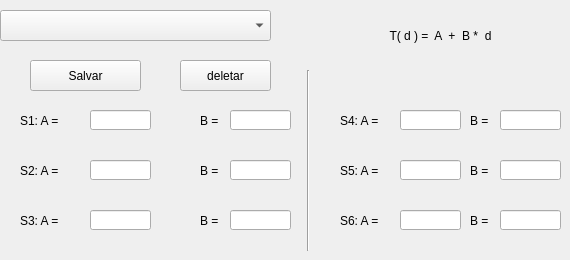
      <widget class="QWidget" name="tab_16">
       <attribute name="title">
        <string>Calibracao</string>
       </attribute>
       <widget class="QLineEdit" name="lineEdit_S03B">
        <property name="geometry">
         <rect>
          <x>230</x>
          <y>210</y>
          <width>61</width>
          <height>20</height>
         </rect>
        </property>
        <property name="font">
         <font>
          <pointsize>7</pointsize>
         </font>
        </property>
        <property name="text">
         <string/>
        </property>
       </widget>
       <widget class="QLineEdit" name="lineEdit_S01A">
        <property name="geometry">
         <rect>
          <x>90</x>
          <y>110</y>
          <width>61</width>
          <height>20</height>
         </rect>
        </property>
        <property name="font">
         <font>
          <pointsize>7</pointsize>
         </font>
        </property>
        <property name="text">
         <string/>
        </property>
       </widget>
       <widget class="QLineEdit" name="lineEdit_S03A">
        <property name="geometry">
         <rect>
          <x>90</x>
          <y>210</y>
          <width>61</width>
          <height>20</height>
         </rect>
        </property>
        <property name="font">
         <font>
          <pointsize>7</pointsize>
         </font>
        </property>
        <property name="text">
         <string/>
        </property>
       </widget>
       <widget class="QLabel" name="label_26">
        <property name="geometry">
         <rect>
          <x>200</x>
          <y>210</y>
          <width>21</width>
          <height>21</height>
         </rect>
        </property>
        <property name="text">
         <string>B =</string>
        </property>
       </widget>
       <widget class="QLabel" name="label_24">
        <property name="geometry">
         <rect>
          <x>200</x>
          <y>160</y>
          <width>21</width>
          <height>21</height>
         </rect>
        </property>
        <property name="text">
         <string>B =</string>
        </property>
       </widget>
       <widget class="QLabel" name="label_21">
        <property name="geometry">
         <rect>
          <x>20</x>
          <y>110</y>
          <width>51</width>
          <height>21</height>
         </rect>
        </property>
        <property name="text">
         <string>S1: A =</string>
        </property>
       </widget>
       <widget class="QLabel" name="label_22">
        <property name="geometry">
         <rect>
          <x>200</x>
          <y>110</y>
          <width>21</width>
          <height>21</height>
         </rect>
        </property>
        <property name="text">
         <string>B =</string>
        </property>
       </widget>
       <widget class="QLineEdit" name="lineEdit_S02A">
        <property name="geometry">
         <rect>
          <x>90</x>
          <y>160</y>
          <width>61</width>
          <height>20</height>
         </rect>
        </property>
        <property name="font">
         <font>
          <pointsize>7</pointsize>
         </font>
        </property>
        <property name="text">
         <string/>
        </property>
       </widget>
       <widget class="QLineEdit" name="lineEdit_S01B">
        <property name="geometry">
         <rect>
          <x>230</x>
          <y>110</y>
          <width>61</width>
          <height>20</height>
         </rect>
        </property>
        <property name="font">
         <font>
          <pointsize>7</pointsize>
         </font>
        </property>
        <property name="text">
         <string/>
        </property>
       </widget>
       <widget class="QLabel" name="label_23">
        <property name="geometry">
         <rect>
          <x>20</x>
          <y>160</y>
          <width>51</width>
          <height>21</height>
         </rect>
        </property>
        <property name="text">
         <string>S2: A =</string>
        </property>
       </widget>
       <widget class="QLabel" name="label_25">
        <property name="geometry">
         <rect>
          <x>20</x>
          <y>210</y>
          <width>51</width>
          <height>21</height>
         </rect>
        </property>
        <property name="text">
         <string>S3: A =</string>
        </property>
       </widget>
       <widget class="QLineEdit" name="lineEdit_S02B">
        <property name="geometry">
         <rect>
          <x>230</x>
          <y>160</y>
          <width>61</width>
          <height>20</height>
         </rect>
        </property>
        <property name="font">
         <font>
          <pointsize>7</pointsize>
         </font>
        </property>
        <property name="text">
         <string/>
        </property>
       </widget>
       <widget class="Line" name="line_4">
        <property name="geometry">
         <rect>
          <x>300</x>
          <y>70</y>
          <width>16</width>
          <height>181</height>
         </rect>
        </property>
        <property name="orientation">
         <enum>Qt::Vertical</enum>
        </property>
       </widget>
       <widget class="QLineEdit" name="lineEdit_S06B">
        <property name="geometry">
         <rect>
          <x>500</x>
          <y>210</y>
          <width>61</width>
          <height>20</height>
         </rect>
        </property>
        <property name="font">
         <font>
          <pointsize>7</pointsize>
         </font>
        </property>
        <property name="text">
         <string/>
        </property>
       </widget>
       <widget class="QLineEdit" name="lineEdit_S06A">
        <property name="geometry">
         <rect>
          <x>400</x>
          <y>210</y>
          <width>61</width>
          <height>20</height>
         </rect>
        </property>
        <property name="font">
         <font>
          <pointsize>7</pointsize>
         </font>
        </property>
        <property name="text">
         <string/>
        </property>
       </widget>
       <widget class="QLineEdit" name="lineEdit_S04B">
        <property name="geometry">
         <rect>
          <x>500</x>
          <y>110</y>
          <width>61</width>
          <height>20</height>
         </rect>
        </property>
        <property name="font">
         <font>
          <pointsize>7</pointsize>
         </font>
        </property>
        <property name="text">
         <string/>
        </property>
       </widget>
       <widget class="QLineEdit" name="lineEdit_S05A">
        <property name="geometry">
         <rect>
          <x>400</x>
          <y>160</y>
          <width>61</width>
          <height>20</height>
         </rect>
        </property>
        <property name="font">
         <font>
          <pointsize>7</pointsize>
         </font>
        </property>
        <property name="text">
         <string/>
        </property>
       </widget>
       <widget class="QLabel" name="label_29">
        <property name="geometry">
         <rect>
          <x>340</x>
          <y>160</y>
          <width>51</width>
          <height>21</height>
         </rect>
        </property>
        <property name="text">
         <string>S5: A =</string>
        </property>
       </widget>
       <widget class="QLabel" name="label_31">
        <property name="geometry">
         <rect>
          <x>340</x>
          <y>210</y>
          <width>51</width>
          <height>21</height>
         </rect>
        </property>
        <property name="text">
         <string>S6: A =</string>
        </property>
       </widget>
       <widget class="QLineEdit" name="lineEdit_S04A">
        <property name="geometry">
         <rect>
          <x>400</x>
          <y>110</y>
          <width>61</width>
          <height>20</height>
         </rect>
        </property>
        <property name="font">
         <font>
          <pointsize>7</pointsize>
         </font>
        </property>
        <property name="text">
         <string/>
        </property>
       </widget>
       <widget class="QLabel" name="label_27">
        <property name="geometry">
         <rect>
          <x>340</x>
          <y>110</y>
          <width>51</width>
          <height>21</height>
         </rect>
        </property>
        <property name="text">
         <string>S4: A =</string>
        </property>
       </widget>
       <widget class="QLabel" name="label_28">
        <property name="geometry">
         <rect>
          <x>470</x>
          <y>110</y>
          <width>21</width>
          <height>21</height>
         </rect>
        </property>
        <property name="text">
         <string>B =</string>
        </property>
       </widget>
       <widget class="QLabel" name="label_30">
        <property name="geometry">
         <rect>
          <x>470</x>
          <y>160</y>
          <width>21</width>
          <height>21</height>
         </rect>
        </property>
        <property name="text">
         <string>B =</string>
        </property>
       </widget>
       <widget class="QLabel" name="label_32">
        <property name="geometry">
         <rect>
          <x>470</x>
          <y>210</y>
          <width>21</width>
          <height>21</height>
         </rect>
        </property>
        <property name="text">
         <string>B =</string>
        </property>
       </widget>
       <widget class="QLineEdit" name="lineEdit_S05B">
        <property name="geometry">
         <rect>
          <x>500</x>
          <y>160</y>
          <width>61</width>
          <height>20</height>
         </rect>
        </property>
        <property name="font">
         <font>
          <pointsize>7</pointsize>
         </font>
        </property>
        <property name="text">
         <string/>
        </property>
       </widget>
       <widget class="QPushButton" name="pushButton_deletarFit">
        <property name="geometry">
         <rect>
          <x>180</x>
          <y>60</y>
          <width>91</width>
          <height>31</height>
         </rect>
        </property>
        <property name="text">
         <string>deletar</string>
        </property>
       </widget>
       <widget class="QPushButton" name="pushButton_salvarFit">
        <property name="geometry">
         <rect>
          <x>30</x>
          <y>60</y>
          <width>111</width>
          <height>31</height>
         </rect>
        </property>
        <property name="text">
         <string>Salvar</string>
        </property>
       </widget>
       <widget class="QComboBox" name="comboBox_fitLinear">
        <property name="geometry">
         <rect>
          <x>0</x>
          <y>10</y>
          <width>271</width>
          <height>31</height>
         </rect>
        </property>
       </widget>
       <widget class="QLabel" name="label_17">
        <property name="geometry">
         <rect>
          <x>340</x>
          <y>20</y>
          <width>201</width>
          <height>31</height>
         </rect>
        </property>
        <property name="text">
         <string>T( d ) =  A  +  B *  d</string>
        </property>
        <property name="alignment">
         <set>Qt::AlignCenter</set>
        </property>
       </widget>
       <zorder>lineEdit_S01A</zorder>
       <zorder>lineEdit_S03B</zorder>
       <zorder>lineEdit_S01A</zorder>
       <zorder>lineEdit_S03A</zorder>
       <zorder>label_26</zorder>
       <zorder>label_24</zorder>
       <zorder>label_21</zorder>
       <zorder>label_22</zorder>
       <zorder>lineEdit_S02A</zorder>
       <zorder>lineEdit_S01B</zorder>
       <zorder>label_23</zorder>
       <zorder>label_25</zorder>
       <zorder>lineEdit_S02B</zorder>
       <zorder>line_4</zorder>
       <zorder>lineEdit_S06B</zorder>
       <zorder>lineEdit_S06A</zorder>
       <zorder>lineEdit_S04B</zorder>
       <zorder>lineEdit_S05A</zorder>
       <zorder>label_29</zorder>
       <zorder>label_31</zorder>
       <zorder>lineEdit_S04A</zorder>
       <zorder>label_27</zorder>
       <zorder>label_28</zorder>
       <zorder>label_30</zorder>
       <zorder>label_32</zorder>
       <zorder>lineEdit_S05B</zorder>
       <zorder>pushButton_deletarFit</zorder>
       <zorder>pushButton_salvarFit</zorder>
       <zorder>comboBox_fitLinear</zorder>
       <zorder>label_17</zorder>
      </widget>
